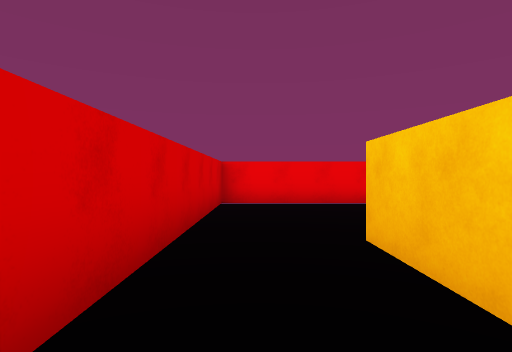
[1] (above)

21 first-person views from a walk through a scene from a Unity 3-D project. The camera is 1.4 m above the floor, looks level and sees 80° across. The floor is counted in squares, 2 m on a side. Each view is taken from the middle of a square. On the plan, view 1 faces up. The plan holds only what a view shows up to about 10 squares ahead; the rest is blank. The player is left out.

[2]
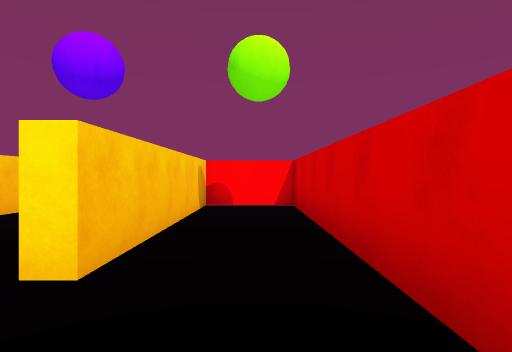

[3]
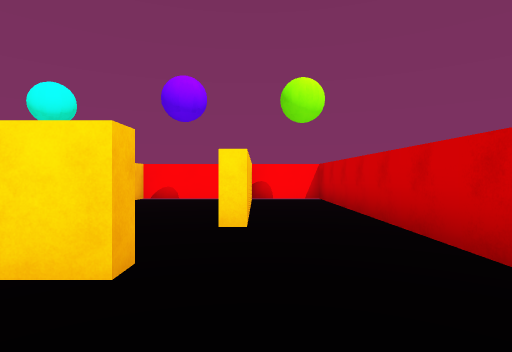

[4]
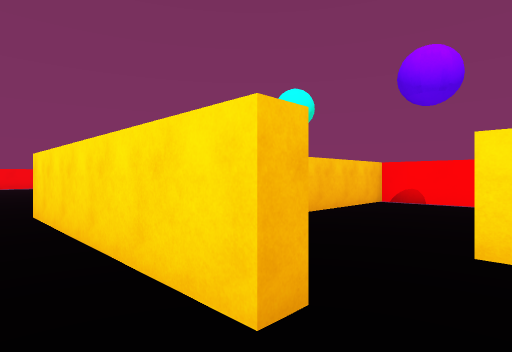

[5]
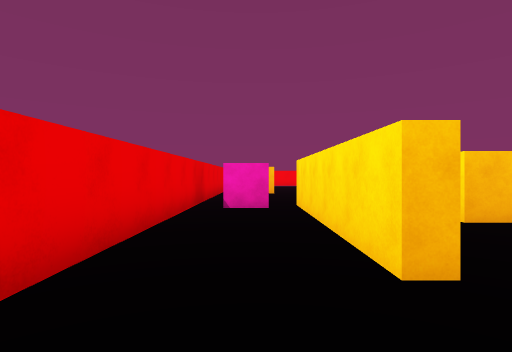

[6]
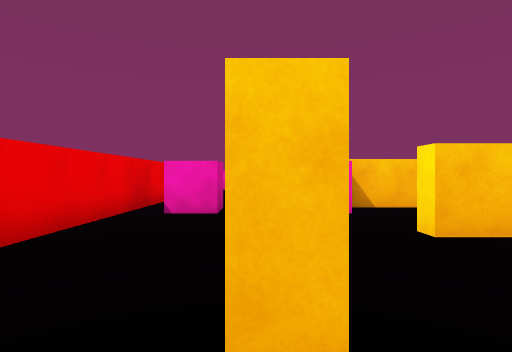

[7]
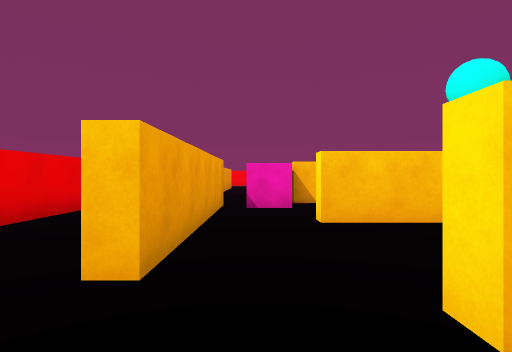

[8]
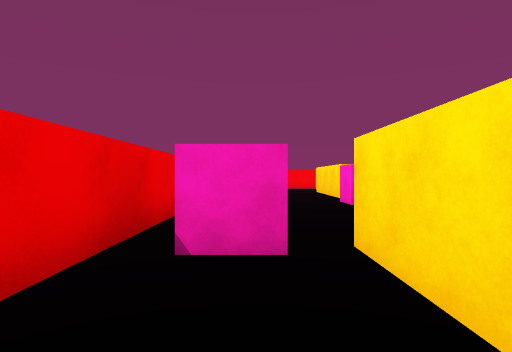

[9]
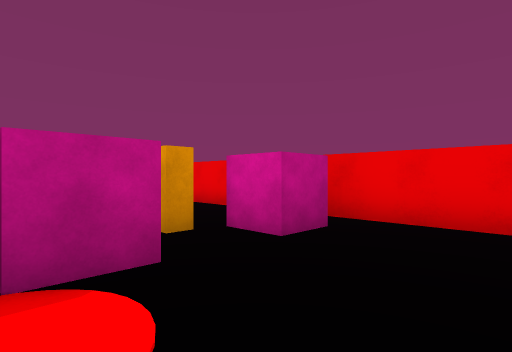

[10]
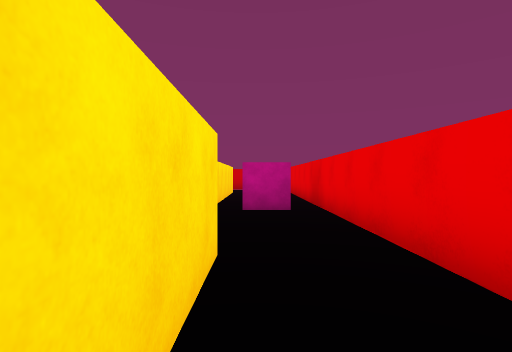

[11]
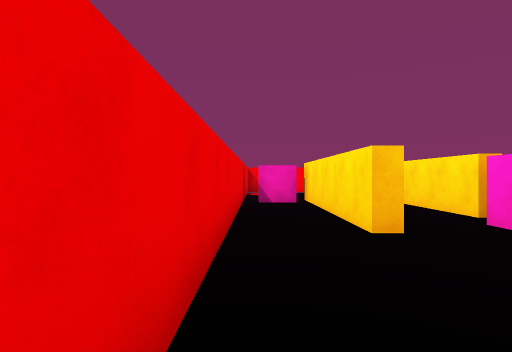

[12]
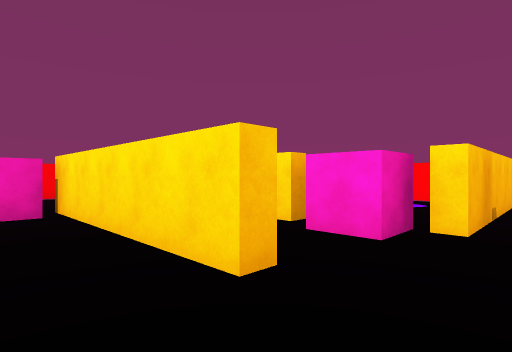

[13]
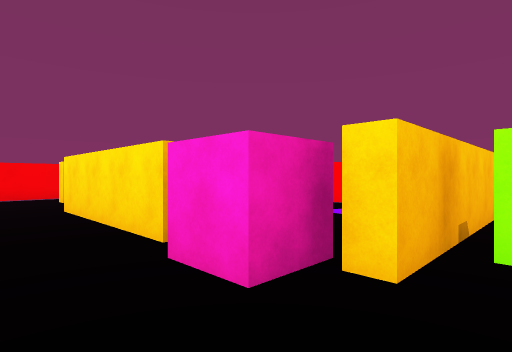

[14]
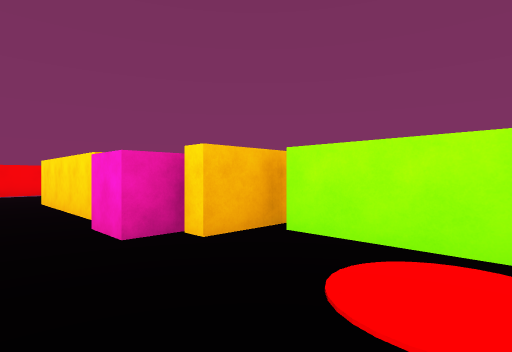

[15]
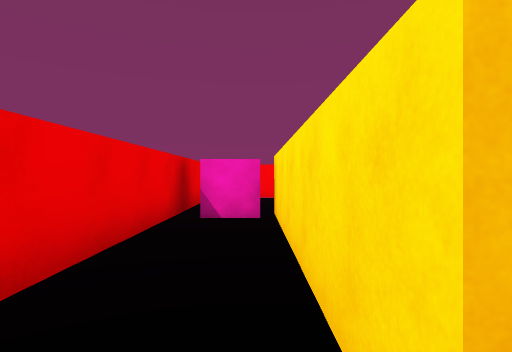

[16]
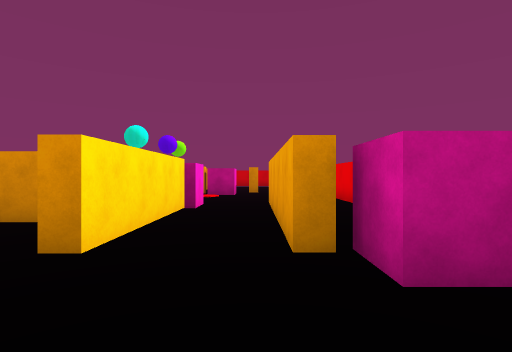

[17]
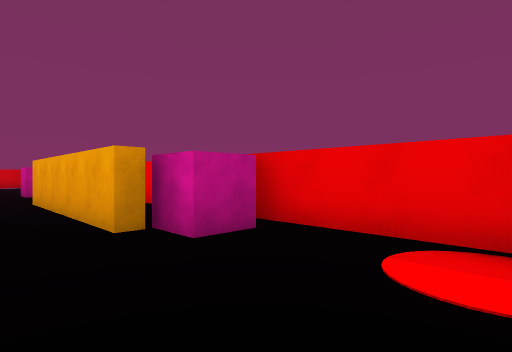

[18]
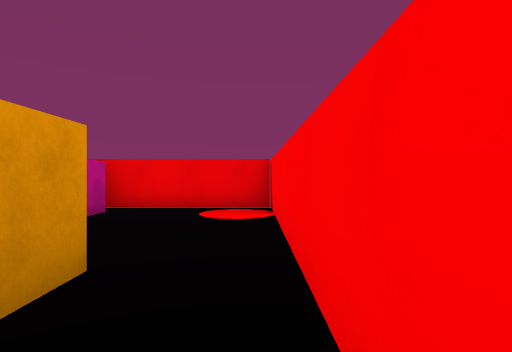

[19]
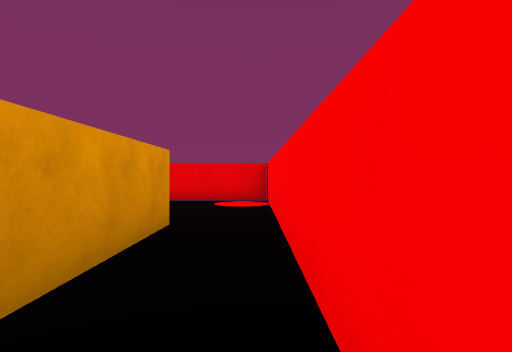

[20]
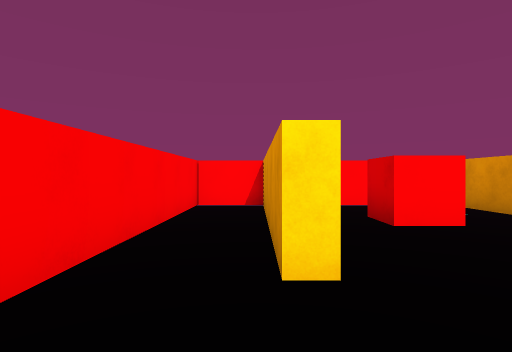

[21]
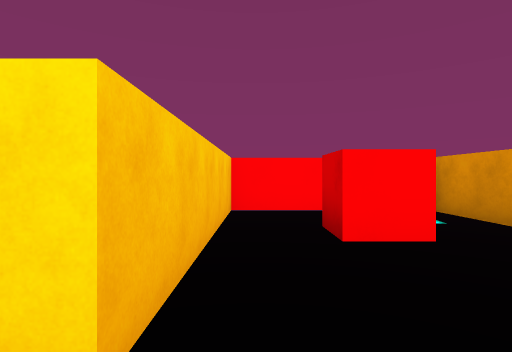

### Floor plan
Points are (right, up) in squares from view 1. A wall is a line through its corners. A room is listed if a view was taken in it or the views show most of it. See-through windows are left out.
Room 1 (views 1, 7)
walls: (-0.8, 4.6) (-0.8, -1.8) (1.1, -1.8) (1.1, 3.1)
Room 2 (views 2, 6)
walls: (1.1, 3.1) (1.5, 3.1); (4.6, 4.7) (1.9, 4.7) (1.9, 5.1); (2, -1.8) (4.2, -1.8) (4.2, 3.1); (-0.8, 5.6) (-0.8, 4.6)
ways out: opening at (0.5, 5) to room 3
Room 3 (views 3, 4, 5, 8)
walls: (1.9, 5.1) (6.8, 5.1); (6.4, 7.3) (-0.8, 7.3) (-0.8, 5.6); (6.7, 5.7) (6.7, 6.8)
ways out: opening at (0.5, 5) to room 2; opening at (7, 7) to room 4
Room 4 (views 9, 10, 11, 12, 13, 14, 15)
walls: (11.5, 5.3) (11.5, 5.7) (16.4, 5.7); (7.7, 6.8) (7.7, 5.7) (6.7, 5.7); (11.5, 2.6) (11.5, 3.5); (7.7, 4.2) (7.7, 3.1); (6.8, 5.1) (6.8, 4.7); (8.2, 2.1) (10.4, 2.1); (16.1, 5.9) (16.1, 7); (17.1, 7.3) (6.4, 7.3); (10.7, -0.9) (10.7, 3.1) (11.1, 3.1)
ways out: opening at (7, 7) to room 3; gap at (17, 7) to room 5
Room 5 (views 16, 17, 18, 19, 20, 21)
walls: (18.5, 3.1) (18.8, 3.1) (18.8, -1.1); (16.4, 5.7) (16.4, 5.3) (11.5, 5.3); (17.1, 7) (17.1, 5.9) (16.1, 5.9); (12.8, 3.5) (16.4, 3.5); (18.7, -1.8) (20.3, -1.8) (20.3, 7.3) (17.1, 7.3); (11.5, 3.5) (12.5, 3.5)
ways out: gap at (17, 7) to room 4; gap at (13, 3)

Where each view was taken, in squares from view 1:
view 1: 0 up, 0 right, facing up
view 2: 5 up, 0 right, facing down
view 3: 7 up, 1 right, facing down
view 4: 6 up, 1 right, facing down-right
view 5: 6 up, 0 right, facing right
view 6: 5 up, 1 right, facing right
view 7: 4 up, 0 right, facing right
view 8: 6 up, 4 right, facing right
view 9: 3 up, 10 right, facing up-left
view 10: 6 up, 14 right, facing left
view 11: 7 up, 8 right, facing right
view 12: 7 up, 10 right, facing down-right
view 13: 5 up, 10 right, facing down-right
view 14: 5 up, 8 right, facing down-right
view 15: 6 up, 11 right, facing right
view 16: 5 up, 19 right, facing left
view 17: 4 up, 20 right, facing up-left
view 18: 1 up, 20 right, facing up
view 19: 1 down, 20 right, facing up
view 20: 5 up, 19 right, facing down
view 21: 4 up, 18 right, facing down
